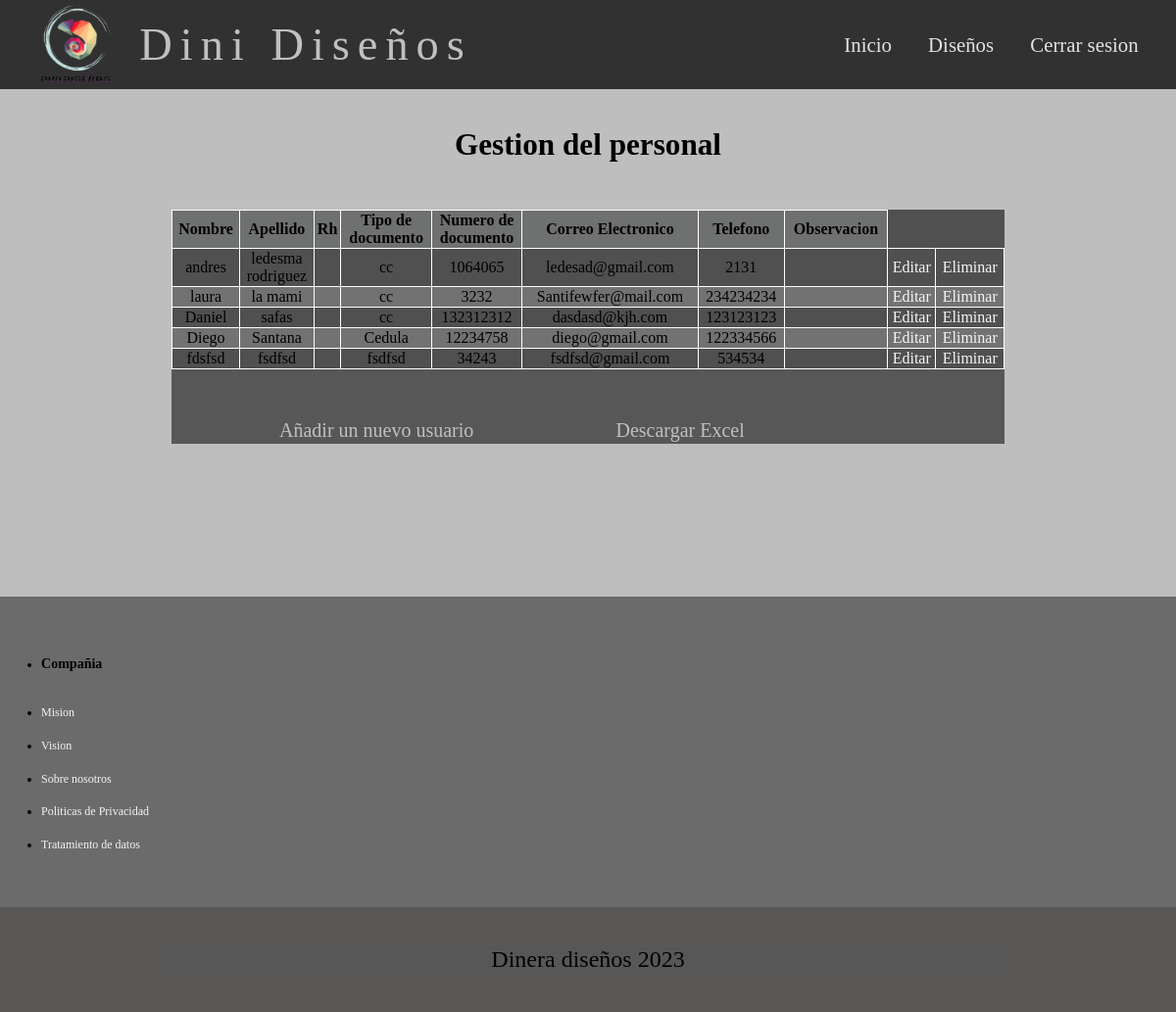
/Dinidiseños/administrador/cruds/crud_gestion_personal/index_gestionP.php, run on an earlier commit of the app's database.
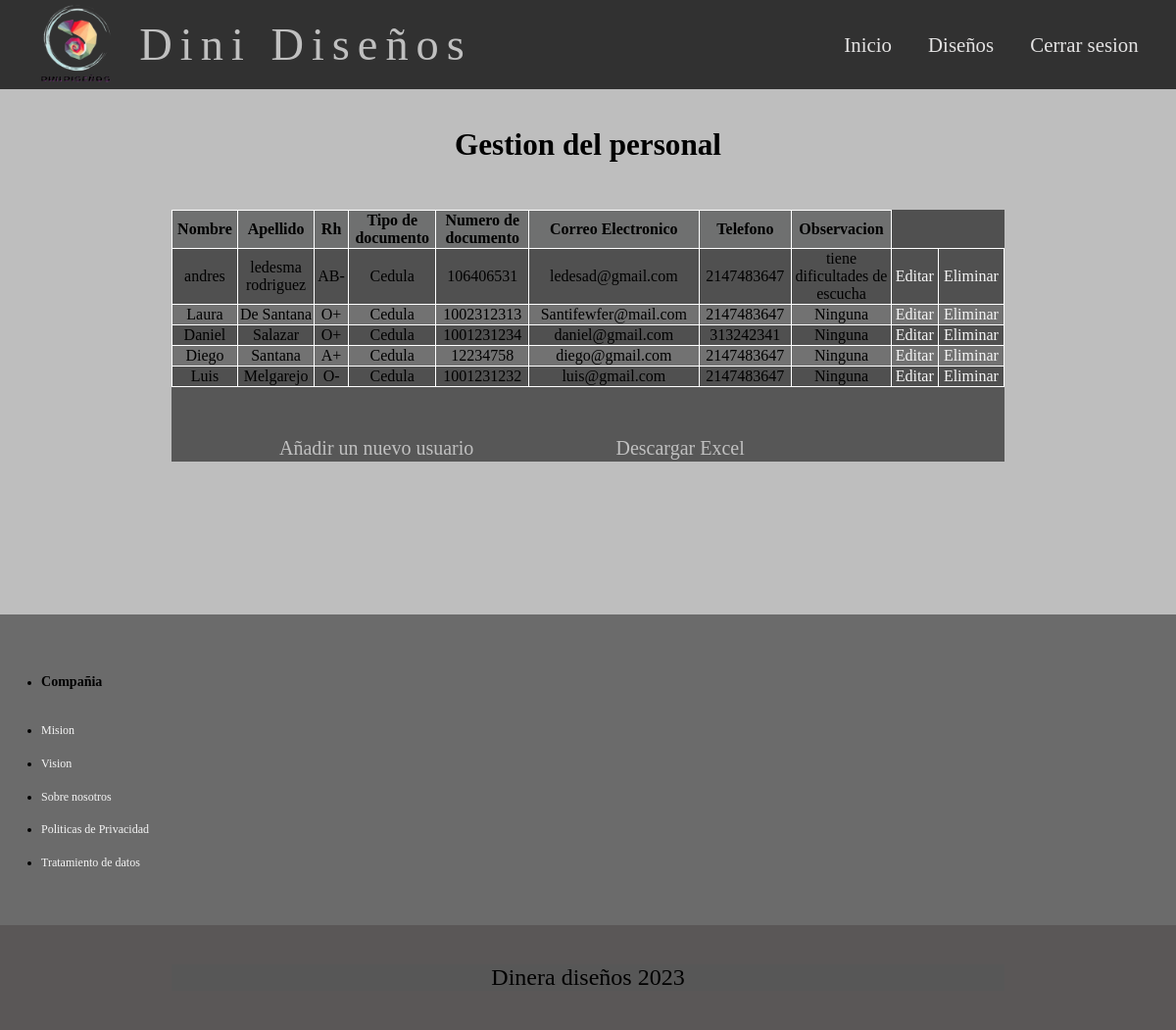
And on a later commit of the database.
### tables this page shows
CREATE TABLE `users` (
  `id` int(11) NOT NULL,
  `nombre` varchar(100) NOT NULL,
  `apellido` varchar(50) NOT NULL,
  `rh` varchar(500) NOT NULL,
  `tipodocumento` varchar(30) NOT NULL,
  `numerodocumento` int(13) NOT NULL,
  `correo` varchar(50) NOT NULL,
  `telefono` int(13) NOT NULL,
  `observacion` varchar(500) NOT NULL
);

### Dinidiseños/administrador/cruds/crud_gestion_personal/index_gestionP.php (the view, shortened to what this page needs)
<?php
require_once("../../dbConnection.php");
$result = mysqli_query($mysqli, "SELECT * FROM users ORDER BY id DESC");
?>
<html>
<head>
	<link rel="stylesheet" type="text/css" href="../../../css/gestion_personal.css">
</head>
<body>
<header class="header">
<div class="nav-container" class=container>
    <img src="../../../imagenes/Logo-651.png" class="logo">
<a href="#" class="titulo">Dini Diseños</a>
    <nav class="navigation">
        <ul>
            <li><a href="../../../inicio.html">Inicio</a> </li>
            <li><a href="#">Diseños</a> </li>
            <li><a href="../php/cerrar_sesion.php">Cerrar sesion</a></li>
        </ul>
    </nav>
</div>
</header>
<br>
<br>
<br>
<br>
<main>
	<h2>Gestion del personal</h2>
	<br>
	<div class="container">
	<table class="tabla">
		<tr>
			<thead>
			<td><strong>Nombre</strong></td>
			<td><strong>Apellido</strong></td>
      <td><strong>Rh</strong></td>
			<td><strong>Tipo de documento</strong></td>
			<td><strong>Numero de documento</strong></td>
			<td><strong>Correo Electronico</strong></td>
			<td><strong>Telefono</strong></td>
      <td><strong>Observacion</strong></td>
</thead>
		</tr>
</div>
		<?php
		while ($res = mysqli_fetch_assoc($result)) {
			echo "<tr>";
			echo "<td>".$res['nombre']."</td>";
			echo "<td>".$res['apellido']."</td>";
      echo "<td>".$res['rh']."</td>";
			echo "<td>".$res['tipodocumento']."</td>";
			echo "<td>".$res['numerodocumento']."</td>";
			echo "<td>".$res['correo']."</td>";
			echo "<td>".$res['telefono']."</td>";
      echo "<td>".$res['observacion']."</td>";
			echo "<td><a href=\"editView.php?id=$res[id]\">Editar</a></td>";
			echo "<td><a href=\"delete.php?id=$res[id]\" onClick=\"return confirm('¿Estas seguro que deseas elminar el usuario?')\">Eliminar</a></td>";
		}
		?>
  <br>
  <div class="excel">
  <ul>
  <li><a href="addView.php">Añadir un nuevo usuario</a></li>
  <li><a href="generarExcel.php" class="btn-small blue">Descargar Excel</a></li>
	</div>
	</main>
<br>
<br>
<br>
<br>
<br>
<section class="links">
        <div class="links-inner">
          <ul>
            <li><h3>Compañia</h3></li>
            <li><a href="#">Mision</a></li>
            <li><a href="#">Vision</a></li>
            <li><a href="#">Sobre nosotros</a></li>
            <li><a href="#">Politicas de Privacidad</a></li>
            <li><a href="#">Tratamiento de datos</a></li>
          </ul>
        </div>
      </section>
      <footer class="footer">
          <div class="container">
              <p>Dinera diseños 2023</p>
          </div>
      </footer>
</body>
</html>

### Dinidiseños/css/gestion_personal.css (style rules this page uses)
body { font-family: georgia, times, serif; margin: 0%; font-size: 1.3rem; line-height: 1.3em; background-color: #bebebe; }
.navigation ul { margin: 0%; padding: 0%; }
.navigation ul li { display: inline-block; }
.navigation ul li a { display: block; padding: 0.5rem 1rem; transition: all 0.4s linear; color: rgb(228, 227, 227); }
.header { color: white; background:#313131 ; z-index: 3; left: 0; top: 0%; position: fixed; right: 0; }
.header a { color: #c0c0c0; text-decoration: none; }
.nav-container { padding: 0 1.4rem; display: flex; justify-content: space-between; align-items: center; flex-wrap: wrap; }
.container { width: 85%; max-width: 850px; margin: 0 auto; }
.titulo { letter-spacing: 8px; font-size: 2.9rem; width: 60%; }
.logo { width: 110px; }
h2 { text-align: center; }
table { text-align: center; width: 100%; border-collapse: collapse; }
td { border: solid 1px rgb(255, 255, 255); }
thead { background-color: rgb(111, 112, 112); }
.container { background-color: #575757; }
.excel li { display: inline-block; padding: 0% 70px; }
.excel a { font-size: 20; color: #c0c0c0; text-decoration: none; }
.tabla { background-color: #505050; margin: 0px; padding: 1%; }
tr:nth-child(even) { background-color: #727272; }
td { width: 15px; }
a { color: #f5f5f5; text-decoration: none; }
.links a { color: #f5f5f5; text-decoration: none; }
.links { background: #00000070; color: #000000; font-size: 12px; padding: 35px 0; }
.links-inner { max-width: 1100px; margin: 2px; grid-template-columns: repeat(6, 1fr); }
.links li { line-height: 2.8; }
.footer { background: #5a5757; padding: 1rem; text-align: center; color: rgb(0, 0, 0); font-size: 1.5rem; }

What changed in the data, as far as the page shows it:
changed users "andres": rh (not shown) → "AB-"; tipodocumento "cc" → "Cedula"; numerodocumento "1064065" → "106406531"; telefono "2131" → "2147483647"; observacion (not shown) → "tiene dificultades de escucha"
changed users "Santifewfer@mail.com": nombre "laura" → "Laura"; apellido "la mami" → "De Santana"; rh (not shown) → "O+"; tipodocumento "cc" → "Cedula"; numerodocumento "3232" → "1002312313"; telefono "234234234" → "2147483647"; observacion (not shown) → "Ninguna"
changed users "Daniel": apellido "safas" → "Salazar"; rh (not shown) → "O+"; tipodocumento "cc" → "Cedula"; numerodocumento "132312312" → "1001231234"; correo "dasdasd@kjh.com" → "daniel@gmail.com"; telefono "123123123" → "313242341"; observacion (not shown) → "Ninguna"
changed users "Diego": rh (not shown) → "A+"; telefono "122334566" → "2147483647"; observacion (not shown) → "Ninguna"
changed users: nombre "fdsfsd" → "Luis"; apellido "fsdfsd" → "Melgarejo"; rh (not shown) → "O-"; tipodocumento "fsdfsd" → "Cedula"; numerodocumento "34243" → "1001231232"; correo "fsdfsd@gmail.com" → "luis@gmail.com"; telefono "534534" → "2147483647"; observacion (not shown) → "Ninguna"
